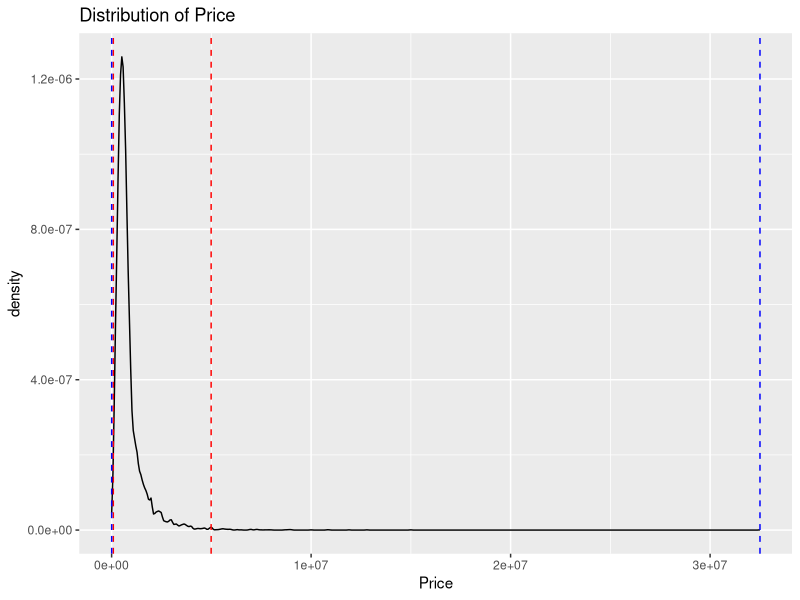
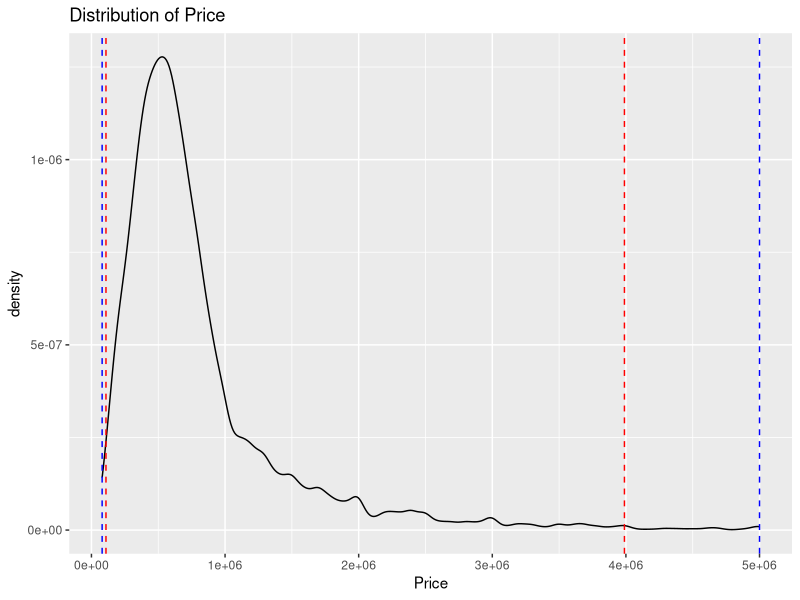
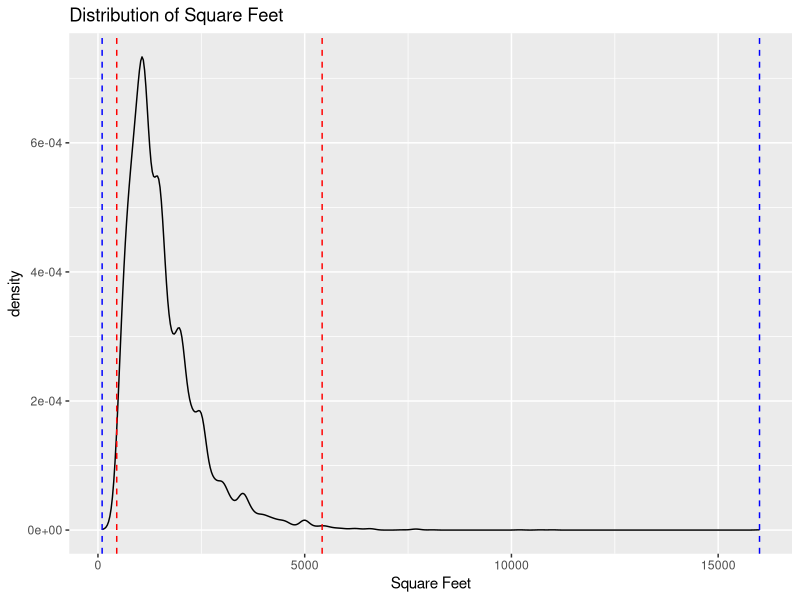
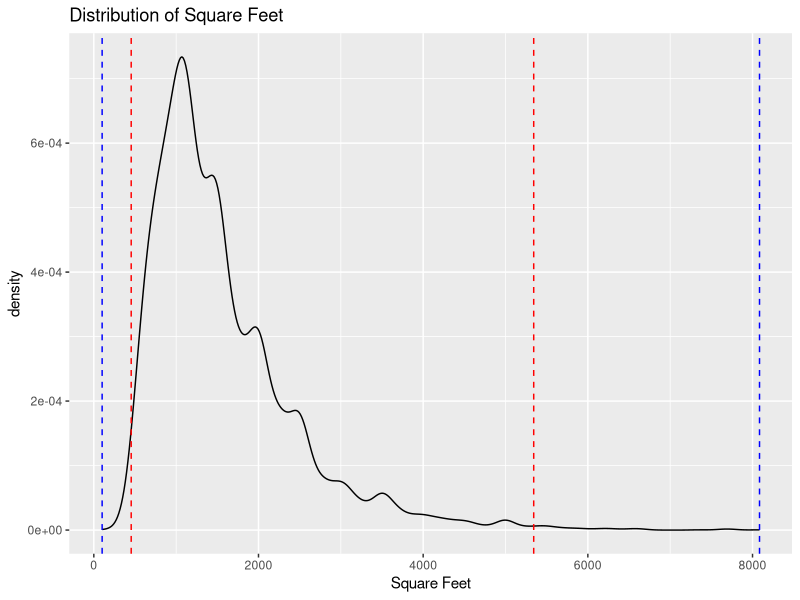
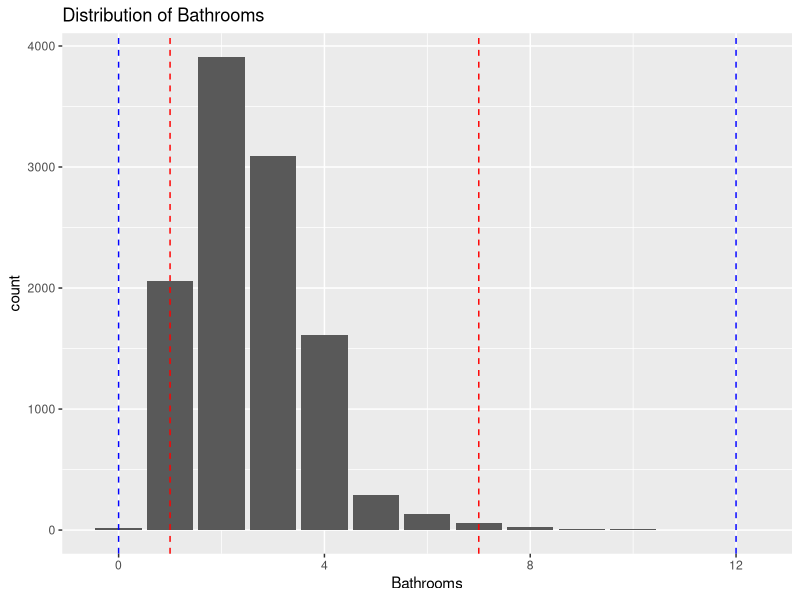
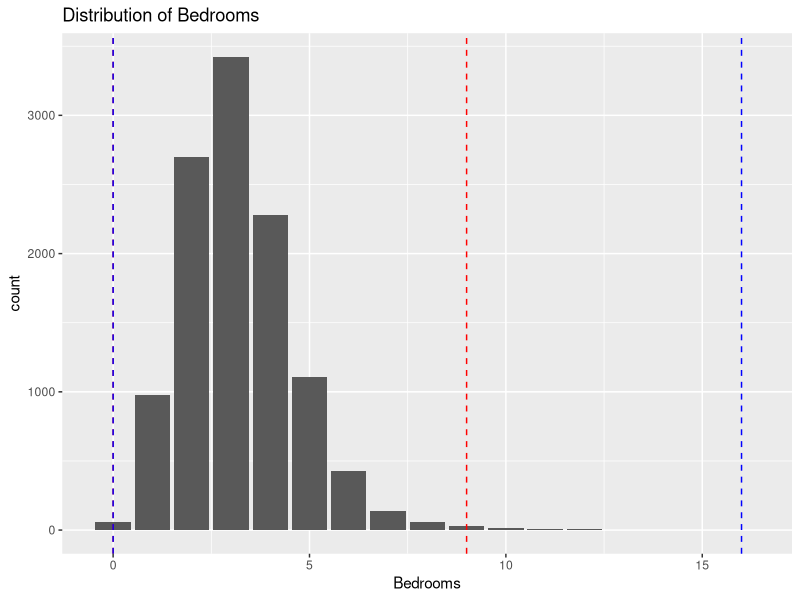
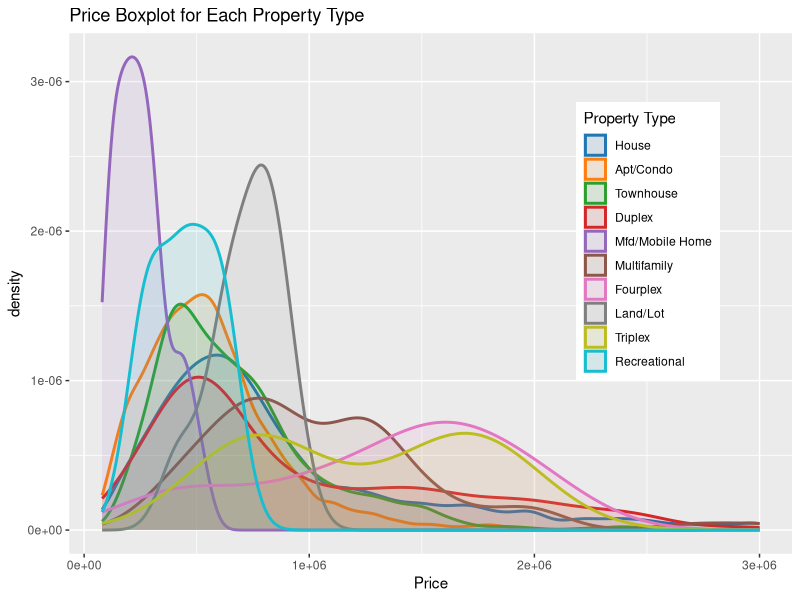
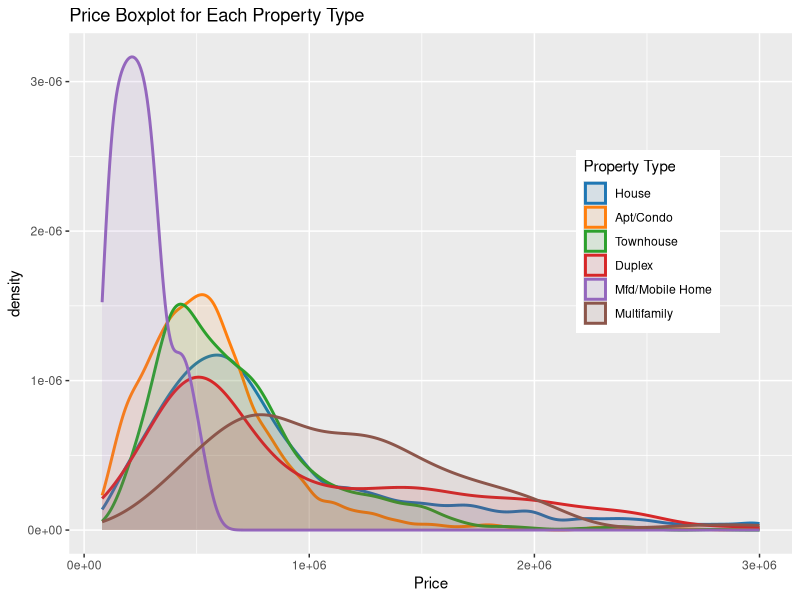

The R source for these figures, in order:
## ---- chunk 1
setwd("C:/Users/colef/Documents/GitHub/Housing-Web-Scraping")
## ---- chunk 2
library(tidyverse)
library(ggsci)
## ---- chunk 3
# Read in csv file as a tibble,
houses.df <- read_csv(file = "housing_df.csv", show_col_types = FALSE)
# remove any data with invalid values,
houses.df <- houses.df %>%
  drop_na()
# get rid of duplicates (some listings appeared multiple times),
houses.df <- houses.df %>%
  distinct()
# make Property Type a factor, and order it
houses.df$`Property Type` <- factor(houses.df$`Property Type`)
houses.df <- houses.df %>%
  mutate(`Property Type` = fct_reorder(`Property Type`, Price, 
                                       .fun="length", .desc = TRUE))
## ---- chunk 4
houses.glm1 <- glm(formula = Price~Bedrooms+Bathrooms+`Square Feet`+`Property Type`,
                   data=houses.df)
summary(houses.glm1)
## ---- chunk 5
#' Creates quantiles of middle 99% range of data and distribution plot
#' 
#' @param df A Dataframe
#' @param column A string representing a column name
#' @param datatype A string denoting plot type
#' @return list of quantile values
#' @return distribution plot
distribution_graph <- function(df, column, datatype="bar") {
  q <- quantile(df[[column]], probs=c(0,0.005,0.995,1))
  y <- if(datatype=="density"){geom_density()}else{geom_bar()}
  p <- ggplot(data=df, aes(x=.data[[column]])) + y +
    ggtitle(paste("Distribution of", column)) +
    geom_vline(xintercept=q[c(2,3)], linetype="dashed", color="red") + 
    geom_vline(xintercept=q[c(1,4)], linetype="dashed", color="blue")
  return(list(quantiles=q,plot=p))
}
distribution_graph(houses.df, "Price","density")
## ---- chunk 6
# filter out outlying prices and redo plotting:
houses.df <- houses.df %>%
  filter(Price <= 5000000) %>%
  filter(Price >= 80000)
price.plot <- distribution_graph(houses.df, "Price","density")
price.plot$quantiles
price.plot$plot
## ---- chunk 7
distribution_graph(houses.df, "Square Feet","density")
## ---- chunk 8
# filter out outlying Square Feet and redo plotting:
houses.df <- houses.df %>%
  filter(`Square Feet` <= 10000)
distribution_graph(houses.df, "Square Feet","density")
## ---- chunk 9
distribution_graph(houses.df, "Bathrooms")
## ---- chunk 10
distribution_graph(houses.df, "Bedrooms")
## ---- chunk 11
houses.df %>%
  group_by(`Property Type`) %>%
  summarise(count=n())
ggplot(data=houses.df[houses.df$Price<=3000000,], 
       aes(x=Price, fill=`Property Type`, color=`Property Type`)) +
  geom_density(linewidth=1,alpha=0.1) + ggtitle("Price Boxplot for Each Property Type") +
  theme(legend.position="inside", legend.position.inside = c(0.8, 0.6)) +
  scale_color_d3() + scale_fill_d3()
## ---- chunk 12
# multi-family merging
houses.df[houses.df$`Property Type` %in% 
            c("Triplex","Fourplex"),]$`Property Type` <- 
  "Multifamily"

# removing categories
houses.df <- houses.df %>%
  filter(!(`Property Type` %in% c("Land/Lot","Recreational")))
## ---- chunk 13
ggplot(data=houses.df[houses.df$Price<=3000000,], 
       aes(x=Price, fill=`Property Type`, color=`Property Type`)) +
  geom_density(linewidth=1,alpha=0.1) + ggtitle("Price Boxplot for Each Property Type") +
  theme(legend.position="inside", legend.position.inside = c(0.8, 0.6)) +
  scale_color_d3() + scale_fill_d3()
## ---- chunk 14
houses.glm2 <- glm(formula = Price~Bedrooms+Bathrooms+`Square Feet`+`Property Type`, 
                   data=houses.df, family = Gamma(link="log"))
summary(houses.glm2)
